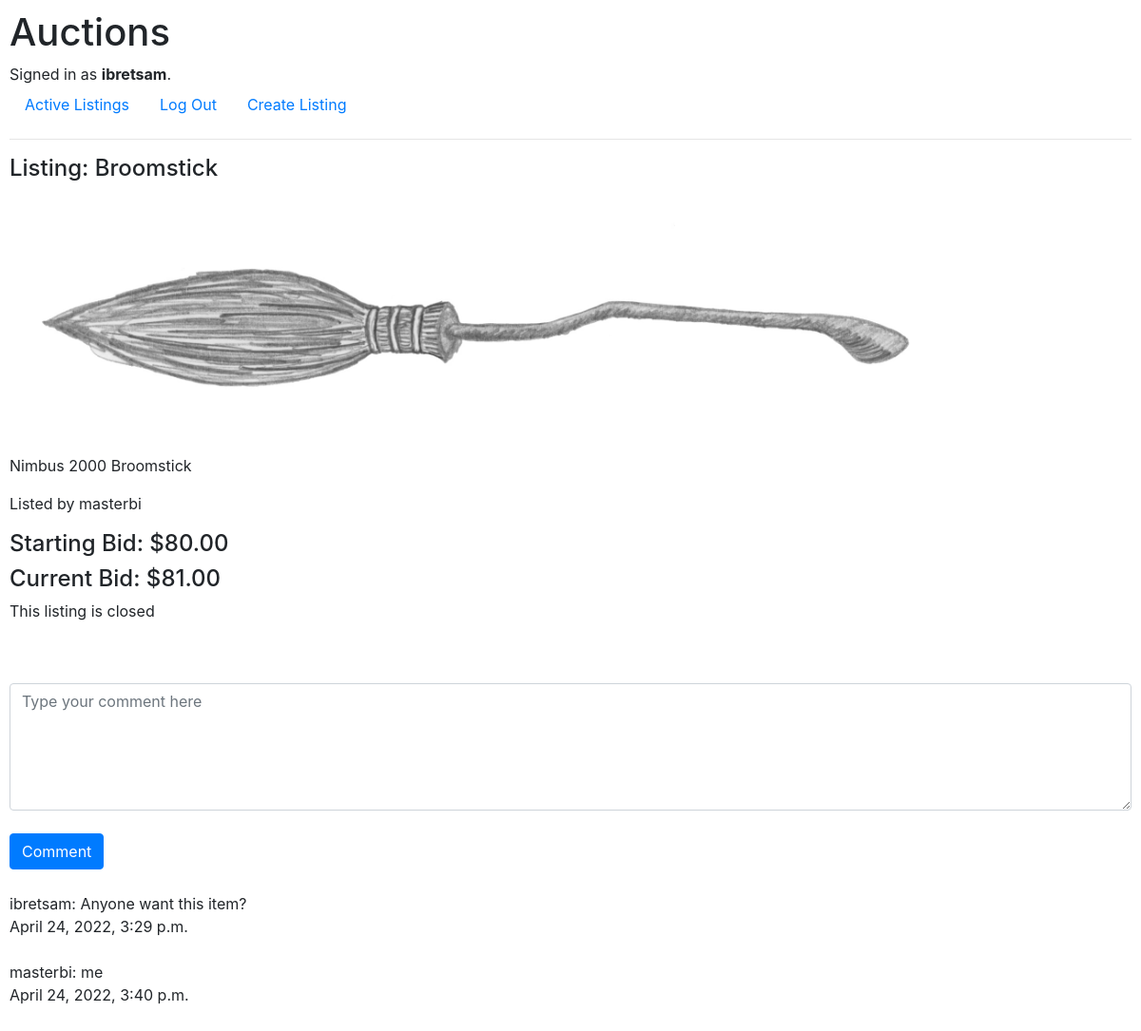
/listings/1 (signed in), run on the app's committed database.
### auctions/models.py (models this page shows, shortened)
class User(AbstractUser):
    def __str__(self):
        return f"{self.username}"

class Product(models.Model):
    name = models.CharField(max_length=256)
    price = models.DecimalField(max_digits=6, decimal_places=2)
    description = models.TextField(default='', blank=True)
    image = models.ImageField(upload_to='auctions/media', null = True)
    created_at = models.DateTimeField(auto_now_add=True)
    updated_at = models.DateTimeField(auto_now=True)
    close = models.BooleanField(default=False)
    created_by = models.ForeignKey(User, on_delete=models.CASCADE, related_name="user_created", default=1)

class Comment(models.Model):
    user = models.ForeignKey(User, on_delete=models.CASCADE, related_name="user_comment")
    product = models.ForeignKey(Product, on_delete=models.CASCADE, related_name="product_comment")
    comment = models.TextField(blank=False)
    date = models.DateTimeField(auto_now_add=True)
    def __str__(self):
        return f"{self.user}: {self.comment}"

### auctions/views.py (the view)
# urls.py: path("listings/<int:product_id>", views.listings, name="listings"),
def listings(request, product_id):
    listings = Product.objects.get(pk=product_id)
    BidList = listings.product_bids.values_list("bid", flat=True)
    BidderList = list(listings.product_bids.values_list("user_id", flat=True))
    CommentList = listings.product_comment.all()
    if not BidderList:
        winner = "No one has bid on this listing"
    else:
        winner = User.objects.get(pk = BidderList[-1])
    if not BidList:
        maxBidPrice = listings.price
    else:
        maxBidPrice = float(max(BidList))
    if listings is not None:
        return render(request,'auctions/listings.html', {
            'listings': listings,
            'bidding_history': listings.product_bids.all(),
            'maxBidPrice': format(maxBidPrice,".2f"),
            'winner': winner,
            'commentList': CommentList
            })
    else:
        raise Http404('Product does not exist')

### auctions/templates/auctions/listings.html (shortened to what this page needs)
{% extends "auctions/layout.html" %}
{% block body %}
    <h4>Listing: {{listings.name}}</h4>
    <img src="{{listings.image.url}}" style="max-width: 1000px; max-height: 500px">
    <p>{{listings.description}}</p>
    <p>Listed by {{ listings.created_by }}</p>
    <h4>Starting Bid: ${{listings.price}}</h4>
    <h4>Current Bid: ${{maxBidPrice}}</h4>
    {% if listings.close == False %}
        <p>
            {{ bidding_history.count }} bid(s) so far. Your bid is the current bid.
        </p>
        <form action="{% url 'auctions:bidding' listings.id %}" method="POST" style="display: flex;">
            {% csrf_token %}
            <input style="width: 200px; margin-right: 20px" type="number" class="form-control" name="bidding" placeholder="Place your bid here">
            <br>
            <input type="submit" value="Place Bid" class="btn btn-primary">
        </form>
        {% if request.user == listings.created_by %}
        <form action="{% url 'auctions:close' listings.id %}" method="POST">
            {% csrf_token %}
            <input style="margin-top: 10px;" type="submit" value="Close listing" class="btn btn-danger">
        </form>
    {% endif %}
    {% else %}
        <p>This listing is closed</p>
    {% endif %}
    <br>
    <br>
    <form action="{% url 'auctions:comment' listings.id %}" method="POST">
        <textarea name="comment" class="form-control" cols="200" rows="5" placeholder="Type your comment here"></textarea>
        <br>
        <input type="submit" value="Comment" class="btn btn-primary">
    </form>
    <br>
    {% for comment in commentList %}
        {{ comment }} <br> {{ comment.date }}<br> <br>
    {% endfor %}
{% endblock %}

### auctions/templates/auctions/layout.html (shortened to what this page needs)
{% load static %}
<!DOCTYPE html>
<html lang="en">
    <head>
        <link rel="stylesheet" href="https://stackpath.bootstrapcdn.com/bootstrap/4.4.1/css/bootstrap.min.css">
        <link href="{% static 'auctions/styles.css' %}" rel="stylesheet">
    </head>
    <body>
        <h1>Auctions</h1>
        <div>
            {% if user.is_authenticated %}
                Signed in as <strong>{{ user.username }}</strong>.
            {% else %}
                Not signed in.
            {% endif %}
        </div>
        <ul class="nav">
            <li class="nav-item">
                <a class="nav-link" href="{% url 'auctions:index' %}">Active Listings</a>
            </li>
            {% if user.is_authenticated %}
                <li class="nav-item">
                    <a class="nav-link" href="{% url 'auctions:logout' %}">Log Out</a>
                </li>
                <li class="nav-item">
                    <a href="{% url 'auctions:create' %}" class="nav-link">Create Listing</a>
                </li>
            {% endif %}
        </ul>
        <hr>
        {% block body %}
        {% endblock %}
    </body>
</html>

### auctions/static/auctions/styles.css (style rules this page uses)
body { padding: 10px; }

### data on the page
User: username "ibretsam"
Product: name "Broomstick", image (picture), description "Nimbus 2000 Broomstick", created_by "masterbi", price "80.00"
Comment: user+comment "ibretsam: Anyone want this item?", date "April 24, 2022, 3:29 p.m."
Comment: user+comment "masterbi: me", date "April 24, 2022, 3:40 p.m."

### other printed values
{{ maxBidPrice }} "81.00"
